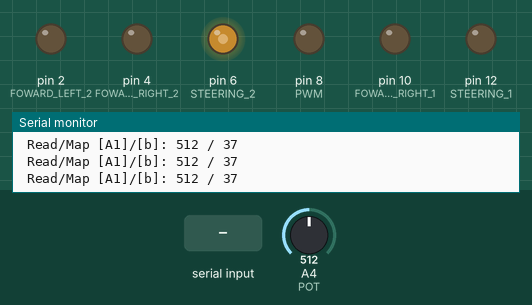
Simulated run of this sketch. Board: Arduino Mega 2560, built with avr-gcc and run on an emulated ATmega2560. On the bench: output pins drawn as LEDs (lit = HIGH), the last lines printed to the serial monitor. Inputs (shaded band) come from the test bench; at power-on: A4 (POT) = 512.

Above: at 1.2 s.
1.3 s: A4 (POT) set to 797
4.3 s: A4 (POT) set to 809
At 5.1 s:
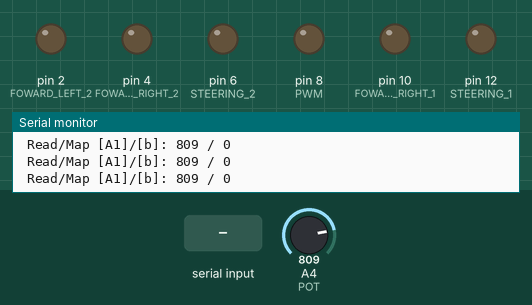
5.8 s: "a90\n" received over Serial
At 6.6 s:
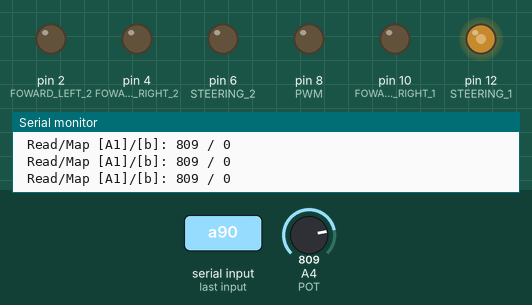
Timing chart, 0 to 8.8 s (numbered marks = the images above; inputs shaded):
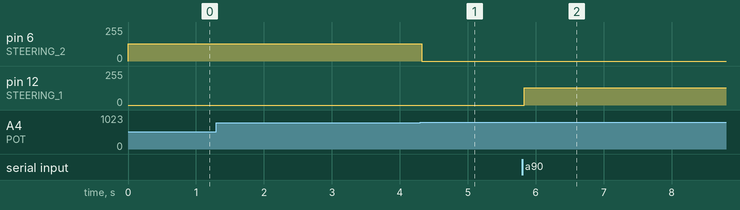

Measured:
- the behaviour switches between 808 and 809 on A4 (POT) (found by bisection; images 0 and 1)
- after the input at 4.3 s, pin 6 (STEERING_2): 128/255 → 0/255 at once
- after the input at 5.8 s, pin 12 (STEERING_1): 0/255 → 128/255 at once

The sketch:

key_0108.ino
```cpp
const int PWM = 8;
const int STEERING_1 = 12;
const int STEERING_2 = 6;
const int FOWARD_RIGHT_1 = 10;
const int FOWARD_RIGHT_2 = 4;
const int FOWARD_LEFT_1 = 8;
const int FOWARD_LEFT_2 = 2;
const int POT = A4;
const int front_echo = 46;
const int front_trig = 47;

//check variable resistance value!!!!!!!!!!!!!!!!!!!
const int most_left = 874;
const int most_right = 754;
//check this too!!!!!!!!!!!!!!!!!!!!!!!!!!!!!!!!!!!!!!!!!!!!
const int set_init_steering = 1;


const int STEERING_SPEED = 128;
const int FOWARD_SPEED = 255;
int angle = 0, straight = 0, str_spd = 100, resistance = 0, mapped_resistance = 0;
int is_out = 0;
char aaa = 'q', sss = 'w', ooo = 'e';

long front_distance = 0;
int avoid_flag = 0;
void right(){
  analogWrite(STEERING_1, STEERING_SPEED);
  analogWrite(STEERING_2, LOW);
}

void left(){
  analogWrite(STEERING_1, LOW);
  analogWrite(STEERING_2, STEERING_SPEED);
}

void stay(){
  analogWrite(STEERING_1, LOW);
  analogWrite(STEERING_2, LOW);
}

void foward(int st){
//  analogWrite(FOWARD_RIGHT_1, FOWARD_SPEED);
  analogWrite(FOWARD_RIGHT_1, st);
  analogWrite(FOWARD_RIGHT_2, LOW);
//  analogWrite(FOWARD_LEFT_1, FOWARD_SPEED);
  analogWrite(FOWARD_LEFT_1, st);
  analogWrite(FOWARD_LEFT_2, LOW);
}

void reverse(int st){
  analogWrite(FOWARD_RIGHT_1, LOW);
//  analogWrite(FOWARD_RIGHT_2, FOWARD_SPEED);
  analogWrite(FOWARD_RIGHT_2, st);
  analogWrite(FOWARD_LEFT_1, LOW);
//  analogWrite(FOWARD_LEFT_2, FOWARD_SPEED);
  analogWrite(FOWARD_LEFT_2, st);
}

void hold(){
  analogWrite(FOWARD_RIGHT_1, LOW);
  analogWrite(FOWARD_RIGHT_2, LOW);
  analogWrite(FOWARD_LEFT_1, LOW);
  analogWrite(FOWARD_LEFT_2, LOW);
}

long ultra(int TRIG, int ECHO){
    long distance, duration;
    digitalWrite(TRIG, LOW);
    delayMicroseconds(2);
    digitalWrite(TRIG, HIGH);
    delayMicroseconds(10);
    digitalWrite(TRIG, LOW);
    duration = pulseIn(ECHO, HIGH);
    distance = duration*17/1000;

    return distance;

}


void setup() {
  Serial.begin(9600);
  pinMode(POT, INPUT);
  pinMode(STEERING_1, OUTPUT);
  pinMode(STEERING_2, OUTPUT);
  pinMode(FOWARD_RIGHT_1, OUTPUT);
  pinMode(FOWARD_RIGHT_2, OUTPUT);
  pinMode(FOWARD_LEFT_1, OUTPUT);
  pinMode(FOWARD_LEFT_2, OUTPUT);
  pinMode(PWM, OUTPUT);
  digitalWrite(PWM, HIGH);

  pinMode(front_echo, INPUT);
  pinMode(front_trig, OUTPUT);
}


void loop() {

  //front_distance = ultra(front_trig, front_echo);

  if (Serial.available()){
    if(Serial.peek() == 'a'){
      aaa = Serial.read();
      angle = Serial.parseInt();

    }
    if(Serial.peek() == 's'){
      sss = Serial.read();
      straight = Serial.parseInt();
    }

  if(0){

    if (angle >= 50 || angle <= -50){
      int straight_temp = angle;
      angle = straight;
      straight = straight_temp;
    }

    if ( (-15 <= straight && straight < 0) || (0 < straight && straight <= 15)){
      int angle_temp = straight;
      straight = angle;
      angle = angle_temp;
    }
    }
    if(0){
    Serial.print("straight: ");
    Serial.print(sss);
    Serial.println(straight);
    Serial.print(" angle: ");
    Serial.print(aaa);
    Serial.print(angle);
    }
    resistance = analogRead(POT);
    mapped_resistance = map(resistance, most_left, most_right-3, -7, 8);

    if(0){
    Serial.print(" Read/Map [A1]/[b]: ");
    Serial.print(resistance);
    Serial.print(" / ");
    Serial.println(mapped_resistance);
    Serial.print(" ultra: ");
    Serial.println(front_distance);
    }

    if (straight > 0){
      //Serial.println("-----------");
      foward(straight);
    }
    else if (straight == 0){
      hold();
    }
    else if (straight < 0){
      //Serial.println("-----------");
      reverse(abs(straight));
    }

    if (mapped_resistance == angle){
      stay();
    }
    else if (mapped_resistance > angle){
      left();
    }
    else if (mapped_resistance < angle){
      right();
    }


  }
  else{
    foward(0);
    resistance = analogRead(POT);
    mapped_resistance = map(resistance, most_left, most_right-3, -7, 8);
    angle = 0;
    if(set_init_steering){
      if (mapped_resistance == angle){
    stay();
       //Serial.print(" stay ");

    }
    else if (mapped_resistance > angle){
       //Serial.print(" low angle: ");

      left();
    }
    else if (mapped_resistance < angle){
      //Serial.print(" high angle: ");

      right();
    }
    }
       Serial.print(" Read/Map [A1]/[b]: ");
    Serial.print(resistance);
    Serial.print(" / ");
    Serial.println(mapped_resistance);
//    resistance = analogRead(POT);
//    mapped_resistance = map(resistance, 160, 275, -5, 5);
//
//    if (straight > 0){
//      Serial.println("-----------");
//      foward(straight);
//    }
//    else if (straight == 0){
//      hold();
//    }
//    else if (straight < 0){
//      Serial.println("-----------");
//      reverse(abs(straight));
//    }
//
//    if (mapped_resistance == angle){
//      stay();
//    }
//    else if (mapped_resistance > angle){
//      left();
//    }
//    else if (mapped_resistance < angle){
//      right();
//    }
  }
}
```
